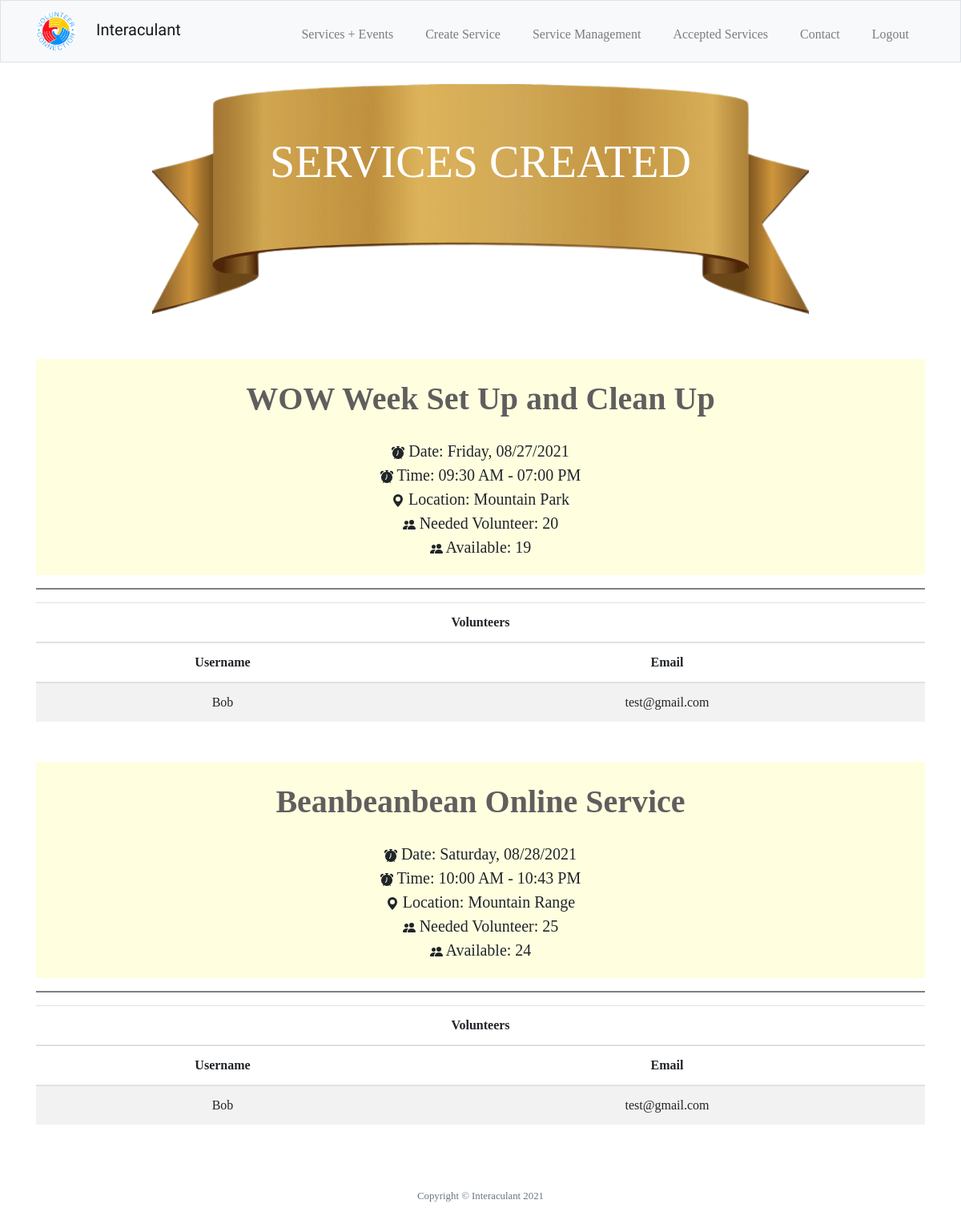
Page /service_management (signed in) on the earlier database version.
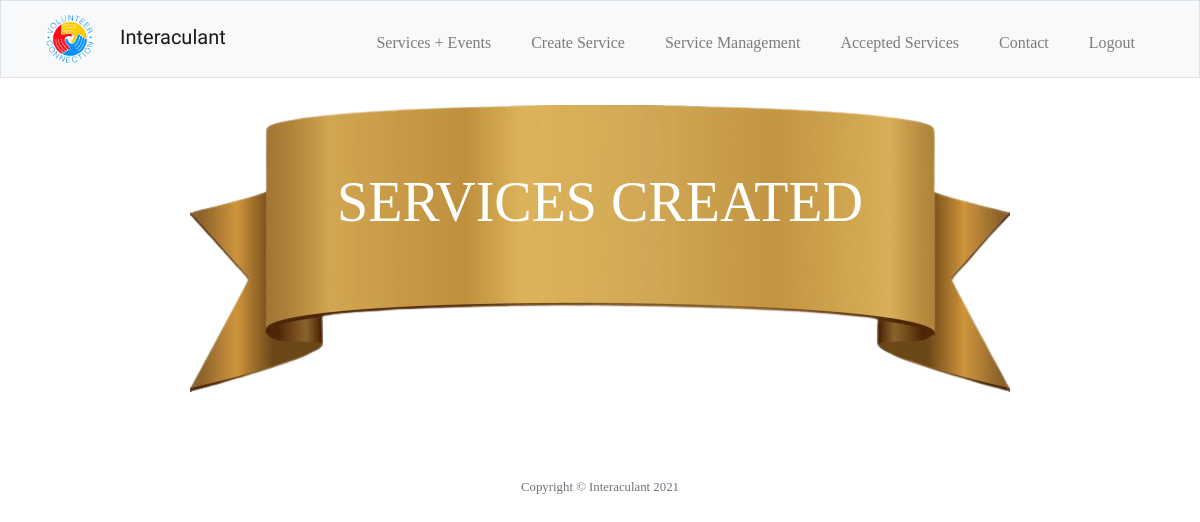
Same page on the later database version.
### tables this page shows
CREATE TABLE services (id INTEGER, user_id INTEGER, theme TEXT NOT NULL, title TEXT NOT NULL, host_username TEXT NOT NULL, host_email TEXT NOT NULL, date TEXT NOT NULL, start_time TEXT NOT NULL, end_time TEXT NOT NULL, location TEXT NOT NULL, total_volunteer INTEGER NOT NULL, available INTEGER NOT NULL, instruction TEXT NOT NULL, PRIMARY KEY(id) FOREIGN KEY(user_id) REFERENCES users(id));

CREATE TABLE volunteers (services_id INTEGER, user_id INTEGER, volunteer_username TEXT NOT NULL, volunteer_email TEXT NOT NULL, title TEXT NOT NULL, date TEXT NOT NULL, start_time TEXT NOT NULL, end_time TEXT NOT NULL, location TEXT NOT NULL, FOREIGN KEY(services_id) REFERENCES services(id), FOREIGN KEY(user_id) REFERENCES users(id));

### app.py (the view)
@app.route("/service_management", methods = ["GET"])
@login_required
def service_management():
    con = sqlite3.connect("volunteer.db")
    con.row_factory = dict_factory
    db = con.cursor()
    services_created = db.execute("SELECT id, title, date, start_time, end_time, location, total_volunteer, available FROM services WHERE user_id = ?", [session["user_id"]]).fetchall()
    volunteer = db.execute("SELECT services_id, volunteer_username, volunteer_email FROM volunteers WHERE user_id = ?", [session["user_id"]]).fetchall()
    con.commit()
    con.close()
    return render_template("service_management.html", services_created = services_created, volunteers = volunteer)

### app.py (called while the page is built)
@app.after_request
def after_request(response):
    response.headers["Cache-Control"] = "no-cache, no-store, must-revalidate"
    response.headers["Expires"] = 0
    response.headers["Pragma"] = "no-cache"
    return response

### helper.py (called while the page is built)
def dict_factory(cursor, row):
    d = {}
    for idx,col in enumerate(cursor.description):
        d[col[0]] = row[idx]
    return d

def login_required(f):
    @wraps(f)
    def decorated_function(*args, **kwargs):
        if session.get("user_id") is None:
            return redirect("/login")
        return f(*args, **kwargs)
    return decorated_function

### templates/service_management.html (shortened to what this page needs)
{% extends "layout.html" %}
{% block main %}
    <header class="service-title">
        <div class="service-text display-4">
            <span>SERVICES CREATED</span>
        </div>
    </header>
    <section>
        <div class="container">
            {% for service in services_created %}
                <div class="service-name" style="background-color:lightyellow;">
                    <div>
                        <p class= "service-events-title" style="margin-bottom: 0px;">{{service.title}}</p>
                    </div>
                </div>
                <div class="service-box-container" style="background-color:lightyellow; padding-bottom: 20px;">
                    <div class= "service-box-item-time">
                        Date: {{service.date}}
                    </div>
                    <div class= "service-box-item-time">
                        Time: {{service.start_time}} - {{service.end_time}}
                    </div>
                    <div class= "service-box-item-time">
                        <svg xmlns="http://www.w3.org/2000/svg" width="16px" height="auto" fill="currentColor" class="bi bi-geo-alt-fill" viewBox="0 0 16 16">
                            <path d="M8 16s6-5.686 6-10A6 6 0 0 0 2 6c0 4.314 6 10 6 10zm0-7a3 3 0 1 1 0-6 3 3 0 0 1 0 6z"/>
                        </svg>
                        Location: {{service.location}}
                    </div>
                    <div class= "service-box-item-time">
                        Needed Volunteer: {{service.total_volunteer}}
                    </div>
                    <div class= "service-box-item-time">
                        Available: {{service.available}}
                    </div>
                </div>
                <div>
                    <hr style="height:2px;border-width:0;color:gray;background-color:gray; ">
                </div>
                <div>
                    <table class="table table-striped" style="margin-bottom: 50px;">
                        <thead>
                            <tr>
                                <th scope="col" colspan="6" style="text-align: center;">Volunteers</th>
                            </tr>
                                <tr>
                                    <th scope="col" colspan="4" style="text-align: center;">Username</th>
                                    <th scope="col" colspan="2" style="text-align: center;">Email</th>
                                </tr>
                        </thead>
                        <tbody>
                            {% for volunteer in volunteers %}
                                {% if service.id == volunteer.services_id %}
                                    <tr>
                                        <td colspan="4" style="text-align: center;">{{volunteer.volunteer_username}}</td>
                                        <td colspan="2" style="text-align: center;">{{volunteer.volunteer_email}}</td>
                                    </tr>
                                {% endif %}
                            {% endfor %}
                        </tbody>
                    </table>
                </div>
            {% endfor %}
            </div>
    </section>
{% endblock %}

Differences in the rows shown:
no longer on this page (row edited): services: title "WOW Week Set Up and Clean Up", date "Friday, 08/27/2021", start_time "09:30 AM", end_time "07:00 PM", location "Mountain Park", total_volunteer "20", available "19"
removed volunteers: volunteer_username "Bob", volunteer_email "test@gmail.com", shown under "WOW Week Set Up and Clean Up"
no longer on this page (row edited): services: title "Beanbeanbean Online Service", date "Saturday, 08/28/2021", start_time "10:00 AM", end_time "10:43 PM", location "Mountain Range", total_volunteer "25", available "24"
no longer on this page (row edited): volunteers: volunteer_username "Bob", volunteer_email "test@gmail.com", shown under "Beanbeanbean Online Service"
